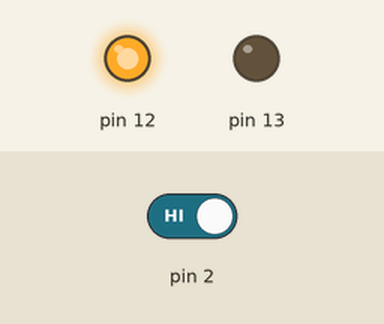
A sketch run on a simulated Arduino Uno, built with avr-gcc and run on an emulated ATmega328P. Parts: output pins drawn as LEDs (lit = HIGH). Inputs (shaded band) come from the test bench; at power-on: pin 2 HIGH.

Above: at 1.2 s.
1.3 s: pin 2 driven LOW
At 2.5 s:
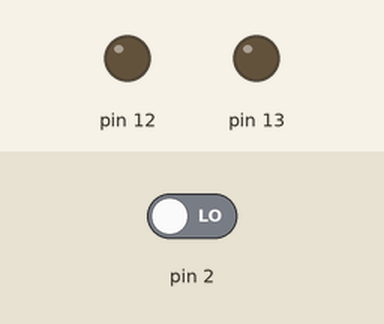
Timing chart, 0 to 4.3 s (numbered marks = the images above; inputs shaded):
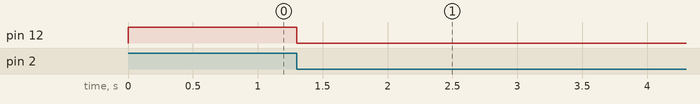

Measured:
- after the input at 1.3 s, pin 12: HIGH → LOW at once

The sketch:

toggle_LED.ino
```cpp
#include <avr/io.h>
#include <avr/interrupt.h>

#define PIN4 (1 << 4)
#define PIN5 (1 << 5)

static volatile int onOff=0;

/* Our setup routine */
void setup(){
    // Set the INT0 interrupt to respond on the RISING edge.
    // We need to set bits 0 and 1
    // in EICRA to 1

    EICRA |= 0b00000010;
    EICRA &= 0b11111110;

    // The green LED is on Pin 12, which is on PB4.
    // The red LED is on Pin 11, which is on PB5.
    // Set both to OUTPUT
    DDRB |= ((PIN4) | (PIN5));

    // Activate INT0
    EIMSK |= 0b00000001;

    // Ensure that interrupts are turned on.
    sei();
}

/* Here we declare the Interrupt Service Routine (ISR) for INT0_vect */
ISR(INT0_vect){
    onOff=1-onOff;
}
/* Our setup routine */
void loop(){
    // Switch off the LED if onOff is 0, otherwise switch it on.
    if(onOff==0){
        PORTB &=0b11110111;
        PORTB |= 0b00010000;
    } else {
        PORTB |= 0b00001000;
        PORTB &=0b11101111;
    }
}
```
